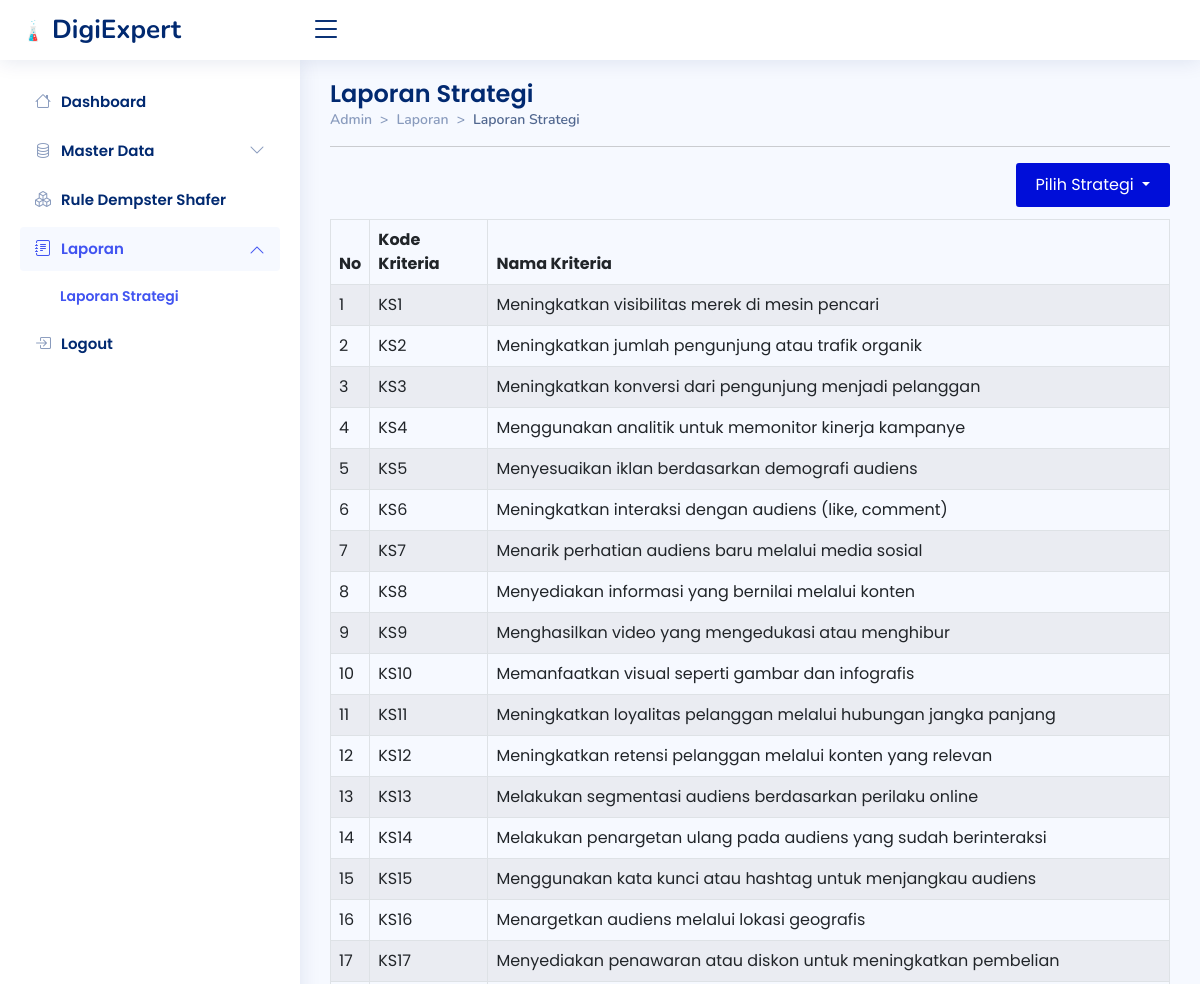
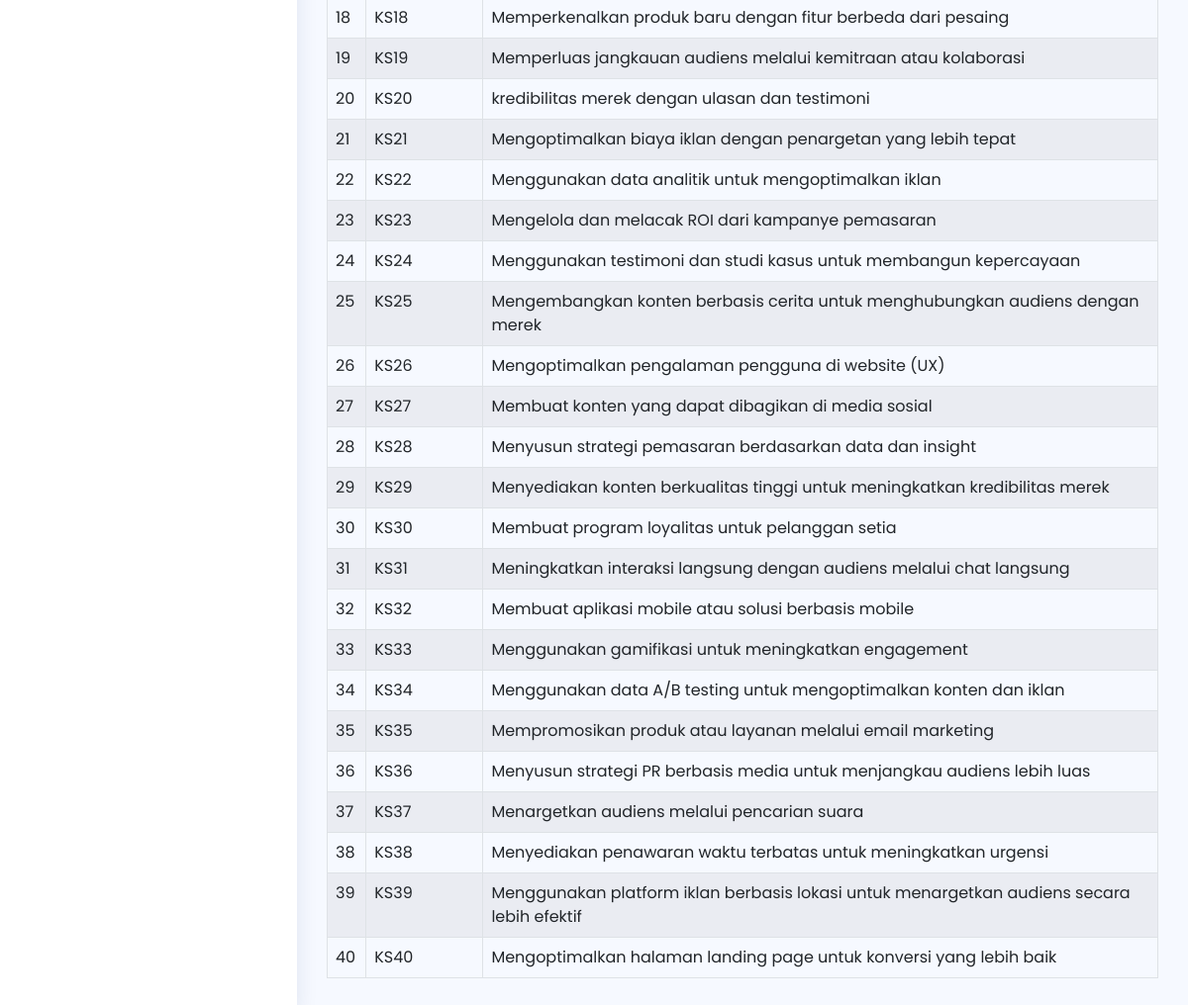
The page /admin/laporan/lapkriteria.php on the database its author committed (2 pictures, top to bottom).
### tables this page shows
CREATE TABLE `tb_kriteria` (
  `id` int(11) NOT NULL,
  `kdkriteria` varchar(5) DEFAULT NULL,
  `kriteria` text DEFAULT NULL
);

### admin/laporan/lapkriteria.php (the view, shortened to what this page needs)
<!DOCTYPE html>
<html lang="en">
<head>
  <link href="../../assets/vendor/bootstrap/css/bootstrap.min.css" rel="stylesheet">
  <link rel="stylesheet" href="https://cdn.jsdelivr.net/npm/bootstrap-icons@1.10.2/font/bootstrap-icons.css">
  <link href="../../assets/vendor/boxicons/css/boxicons.min.css" rel="stylesheet">
  <link href="../../assets/vendor/quill/quill.snow.css" rel="stylesheet">
  <link href="../../assets/vendor/quill/quill.bubble.css" rel="stylesheet">
  <link href="../../assets/vendor/remixicon/remixicon.css" rel="stylesheet">
  <link href="../../assets/vendor/simple-datatables/style.css" rel="stylesheet">
  <link href="../../assets/css/style.css" rel="stylesheet">
</head>
<body>
  <header id="header" class="header fixed-top d-flex align-items-center">
    <div class="d-flex align-items-center justify-content-between">
      <a href="../index.php" class="logo d-flex align-items-center">
        <img src="../../assets/img/logo.png" alt="">
        <span class="d-none d-lg-block">DigiExpert</span>
      </a>
      <i class="bi bi-list toggle-sidebar-btn"></i>
    </div>
  </header>
  <aside id="sidebar" class="sidebar">
    <ul class="sidebar-nav" id="sidebar-nav">
      <li class="nav-item">
        <a class="nav-link collapsed" href="../index.php">
          <i class="bi bi-house"></i>
          <span>Dashboard</span>
        </a>
      </li>
      <li class="nav-item">
        <a class="nav-link collapsed" data-bs-target="#components-nav" data-bs-toggle="collapse" href="#">
          <i class="bi bi-database"></i><span>Master Data</span><i class="bi bi-chevron-down ms-auto"></i>
        </a>
      </li>
      <li class="nav-item">
        <a class="nav-link collapsed" href="../rules/rules.php">
          <i class="bi bi-boxes"></i>
          <span>Rule Dempster Shafer</span>
        </a>
      </li>
      <li class="nav-item">
        <a class="nav-link" data-bs-target="#forms-nav" data-bs-toggle="collapse" href="#">
          <i class="bi bi-journal-text"></i><span>Laporan</span><i class="bi bi-chevron-down ms-auto"></i>
        </a>
        <ul id="forms-nav" class="nav-content collapse show" data-bs-parent="#sidebar-nav">
          <li>
            <a href="../laporan/lapkriteria.php" class="active">
              <span>Laporan Strategi</span>
            </a>
          </li>
        </ul>
      </li>
      <li class="nav-item">
        <a class="nav-link collapsed" href="javascript:;" data-bs-toggle="modal" data-bs-target="#logoutmodal">
          <i class="bi bi-box-arrow-in-right"></i>
          <span>Logout</span>
        </a>
      </li>
    </ul>
  </aside>
  <main id="main" class="main">
    <div class="pagetitle">
      <h1>Laporan Strategi</h1>
      <nav style="--bs-breadcrumb-divider: '>';">
        <ol class="breadcrumb">
          <li class="breadcrumb-item"><a href="../index.php">Admin</a></li>
          <li class="breadcrumb-item">Laporan</li>
          <li class="breadcrumb-item active">Laporan Strategi</li>
        </ol>
      </nav>
      <hr>
    </div>
    <section>
      <div class="dropdown bx-pull-right">
        <button class="tambah dropdown-toggle" type="button" data-bs-toggle="dropdown" aria-expanded="false">
          Pilih Strategi
        </button>
          <?php
          include "../koneksi.php";
          ?>
      </div> <br> <br>
      <div class="table-responsive mt-2">
        <table class="table table-striped table-hover table-bordered">
          <thead>
            <tr>
              <th>No</th>
              <th>Kode Kriteria</th>
              <th>Nama Kriteria</th>
            </tr>
          </thead>
          <tbody>
            <?php
              if (isset($_GET['data'])) {
                $kdmarket = $_GET['data'];
                $sql = "SELECT DISTINCT tb_kriteria.id, tb_kriteria.kdkriteria, tb_kriteria.kriteria
        FROM tb_rules
        INNER JOIN tb_kriteria ON tb_kriteria.id = tb_rules.id_kriteria
        WHERE tb_rules.id_strategi='$kdmarket'
        ORDER BY tb_kriteria.id ASC";
              } else {
                $sql = "SELECT DISTINCT tb_kriteria.id, tb_kriteria.kdkriteria, tb_kriteria.kriteria
                        FROM tb_rules
                        INNER JOIN tb_kriteria ON tb_kriteria.id = tb_rules.id_kriteria
                        ORDER BY tb_kriteria.id ASC";
              }
              $qry = mysqli_query($koneksi, $sql) or die("SQL Error" . mysqli_error($koneksi));
              $datalist=[];
              while ($data = mysqli_fetch_array($qry)) {
                $datalist[] = $data;
              }
                foreach ($datalist as $data){
                  ?>
                <tr>
                  <td><?php echo $data['id']; ?></td>
                  <td><?php echo $data['kdkriteria']; ?></td>
                  <td><?php echo $data['kriteria']; ?></td>
                </tr>
                <?php
              }
             ?>
          </tbody>
        </table>
      </div>
    </section>
  </main>
</body>
</html>

### assets/css/style.css (style rules this page uses)
:root { scroll-behavior: smooth; }
body { font-family: "Poppins", sans-serif; background: #f6f9ff; color: #444444; }
a { color: #00d988; text-decoration: none; }
.tambah { color: #00d988; text-decoration: none; }
span { font-family: "Poppins", sans-serif; }
h1, h2, h3, h4, h5, h6 { font-family: "Poppins", sans-serif; }
#main { margin-top: 60px; padding: 20px 30px; transition: all 0.3s; }
.pagetitle { margin-bottom: 10px; }
.pagetitle h1 { font-size: 24px; margin-bottom: 0; font-weight: 600; color: #012970; }
.breadcrumb { font-size: 14px; font-family: "Nunito", sans-serif; color: #899bbd; font-weight: 600; }
.breadcrumb a { color: #899bbd; transition: 0.3s; }
.breadcrumb .breadcrumb-item::before { color: #899bbd; }
.breadcrumb .active { color: #51678f; font-weight: 600; }
.logo { line-height: 1; }
@media (min-width: 1200px) { .logo { width: 280px; } }
.logo img { max-height: 26px; margin-right: 6px; }
.logo span { font-size: 26px; font-weight: 700; color: #012970; font-family: "Nunito", sans-serif; }
.header { transition: all 0.5s; z-index: 997; height: 60px; box-shadow: 0px 2px 20px rgba(1, 41, 112, 0.1); background-color: #fff; padding-left: 20px; }
.header .toggle-sidebar-btn { font-size: 32px; padding-left: 10px; cursor: pointer; color: #012970; }
.sidebar { position: fixed; top: 60px; left: 0; bottom: 0; width: 300px; z-index: 996; transition: all 0.3s; padding: 20px; overflow-y: auto; scrollbar-width: thin; scrollbar-color: #aab7cf transparent; box-shadow: 0px 0px 20px rgba(1, 41, 112, 0.1); background-color: #fff; }
@media (min-width: 1200px) { #main, #footer { margin-left: 300px; } }
.sidebar-nav { padding: 0; margin: 0; list-style: none; }
.sidebar-nav li { padding: 0; margin: 0; list-style: none; }
.sidebar-nav .nav-item { margin-bottom: 5px; }
.sidebar-nav .nav-link { display: flex; align-items: center; font-size: 15px; font-weight: 600; color: #4154f1; transition: 0.3; background: #f6f9ff; padding: 10px 15px; border-radius: 4px; }
.sidebar-nav .nav-link i { font-size: 16px; margin-right: 10px; color: #4154f1; }
.sidebar-nav .nav-link.collapsed { color: #012970; background: #fff; }
.sidebar-nav .nav-link.collapsed i { color: #899bbd; }
.sidebar-nav .nav-link .bi-chevron-down { margin-right: 0; transition: transform 0.2s ease-in-out; }
.sidebar-nav .nav-link:not(.collapsed) .bi-chevron-down { transform: rotate(180deg); }
.sidebar-nav .nav-content { padding: 5px 0 0 0; margin: 0; list-style: none; }
.sidebar-nav .nav-content a { display: flex; align-items: center; font-size: 14px; font-weight: 600; color: #012970; transition: 0.3; padding: 10px 0 10px 40px; transition: 0.3s; }
.sidebar-nav .nav-content a:hover, .sidebar-nav .nav-content a.active { color: #4154f1; }

### admin/laporan/lapkriteria.php (style rules this page uses)
.tambah { background-color:rgb(0, 14, 217); border: none; color: white; padding: 10px 20px; border-radius: 3px; }

### rows shown on the page
tb_kriteria: id "1", kdkriteria "KS1", kriteria "Meningkatkan visibilitas merek di mesin pencari"
tb_kriteria: id "2", kdkriteria "KS2", kriteria "Meningkatkan jumlah pengunjung atau trafik organik"
tb_kriteria: id "3", kdkriteria "KS3", kriteria "Meningkatkan konversi dari pengunjung menjadi pelanggan"
tb_kriteria: id "4", kdkriteria "KS4", kriteria "Menggunakan analitik untuk memonitor kinerja kampanye"
tb_kriteria: id "5", kdkriteria "KS5", kriteria "Menyesuaikan iklan berdasarkan demografi audiens"
tb_kriteria: id "6", kdkriteria "KS6", kriteria "Meningkatkan interaksi dengan audiens (like, comment)"
tb_kriteria: id "7", kdkriteria "KS7", kriteria "Menarik perhatian audiens baru melalui media sosial"
tb_kriteria: id "8", kdkriteria "KS8", kriteria "Menyediakan informasi yang bernilai melalui konten"
tb_kriteria: id "9", kdkriteria "KS9", kriteria "Menghasilkan video yang mengedukasi atau menghibur"
tb_kriteria: id "10", kdkriteria "KS10", kriteria "Memanfaatkan visual seperti gambar dan infografis"
tb_kriteria: id "11", kdkriteria "KS11", kriteria "Meningkatkan loyalitas pelanggan melalui hubungan jangka panjang"
tb_kriteria: id "12", kdkriteria "KS12", kriteria "Meningkatkan retensi pelanggan melalui konten yang relevan"
tb_kriteria: id "13", kdkriteria "KS13", kriteria "Melakukan segmentasi audiens berdasarkan perilaku online"
tb_kriteria: id "14", kdkriteria "KS14", kriteria "Melakukan penargetan ulang pada audiens yang sudah berinteraksi"
tb_kriteria: id "15", kdkriteria "KS15", kriteria "Menggunakan kata kunci atau hashtag untuk menjangkau audiens"
tb_kriteria: id "16", kdkriteria "KS16", kriteria "Menargetkan audiens melalui lokasi geografis"
tb_kriteria: id "17", kdkriteria "KS17", kriteria "Menyediakan penawaran atau diskon untuk meningkatkan pembelian"
tb_kriteria: id "18", kdkriteria "KS18", kriteria "Memperkenalkan produk baru dengan fitur berbeda dari pesaing"
tb_kriteria: id "19", kdkriteria "KS19", kriteria "Memperluas jangkauan audiens melalui kemitraan atau kolaborasi"
tb_kriteria: id "20", kdkriteria "KS20", kriteria "kredibilitas merek dengan ulasan dan testimoni"
tb_kriteria: id "21", kdkriteria "KS21", kriteria "Mengoptimalkan biaya iklan dengan penargetan yang lebih tepat"
tb_kriteria: id "22", kdkriteria "KS22", kriteria "Menggunakan data analitik untuk mengoptimalkan iklan"
tb_kriteria: id "23", kdkriteria "KS23", kriteria "Mengelola dan melacak ROI dari kampanye pemasaran"
tb_kriteria: id "24", kdkriteria "KS24", kriteria "Menggunakan testimoni dan studi kasus untuk membangun kepercayaan"
tb_kriteria: id "25", kdkriteria "KS25", kriteria "Mengembangkan konten berbasis cerita untuk menghubungkan audiens dengan merek"
tb_kriteria: id "26", kdkriteria "KS26", kriteria "Mengoptimalkan pengalaman pengguna di website (UX)"
tb_kriteria: id "27", kdkriteria "KS27", kriteria "Membuat konten yang dapat dibagikan di media sosial"
tb_kriteria: id "28", kdkriteria "KS28", kriteria "Menyusun strategi pemasaran berdasarkan data dan insight"
tb_kriteria: id "29", kdkriteria "KS29", kriteria "Menyediakan konten berkualitas tinggi untuk meningkatkan kredibilitas merek"
tb_kriteria: id "30", kdkriteria "KS30", kriteria "Membuat program loyalitas untuk pelanggan setia"
tb_kriteria: id "31", kdkriteria "KS31", kriteria "Meningkatkan interaksi langsung dengan audiens melalui chat langsung"
tb_kriteria: id "32", kdkriteria "KS32", kriteria "Membuat aplikasi mobile atau solusi berbasis mobile"
tb_kriteria: id "33", kdkriteria "KS33", kriteria "Menggunakan gamifikasi untuk meningkatkan engagement"
tb_kriteria: id "34", kdkriteria "KS34", kriteria "Menggunakan data A/B testing untuk mengoptimalkan konten dan iklan"
tb_kriteria: id "35", kdkriteria "KS35", kriteria "Mempromosikan produk atau layanan melalui email marketing"
tb_kriteria: id "36", kdkriteria "KS36", kriteria "Menyusun strategi PR berbasis media untuk menjangkau audiens lebih luas"
tb_kriteria: id "37", kdkriteria "KS37", kriteria "Menargetkan audiens melalui pencarian suara"
tb_kriteria: id "38", kdkriteria "KS38", kriteria "Menyediakan penawaran waktu terbatas untuk meningkatkan urgensi"
tb_kriteria: id "39", kdkriteria "KS39", kriteria "Menggunakan platform iklan berbasis lokasi untuk menargetkan audiens secara lebih efektif"
tb_kriteria: id "40", kdkriteria "KS40", kriteria "Mengoptimalkan halaman landing page untuk konversi yang lebih baik"
